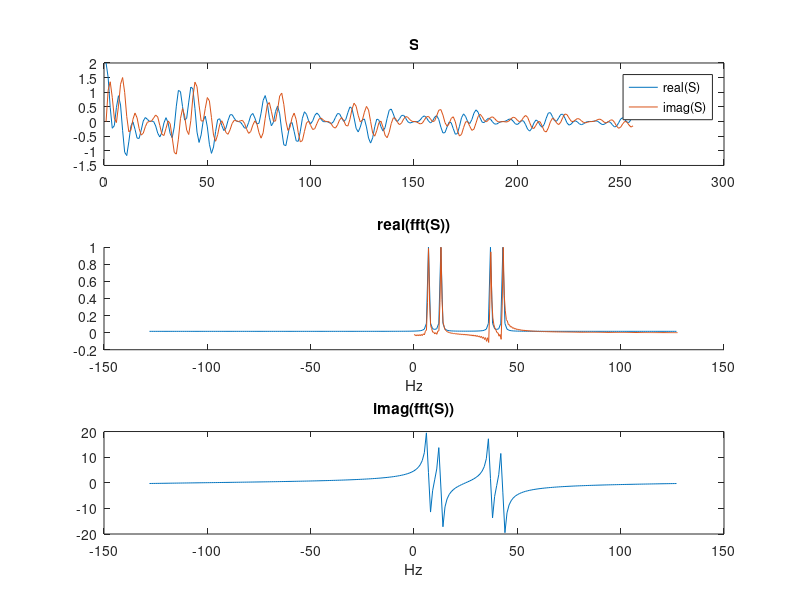

MATLAB code to generate this figure:
% -*- matlab -*-
%
% Example of how to calculate quantum state propagation
% using Matlab.  Following the book "Understanding NMR
% Spectroscopy, second edition" by James Keeler
%
% Pulse-acq experiment (section 7.4.1, p. 151)
%
% 2016, Michael Tesch - michael.tesch@tum.de
%

clear

%%%%%%%%%%%%%%%%%%%%%%%%%%%%%%%%%%%%%%%%%%%%%%%%
% setup single spin operators
%
% section 6.5.3 p. 111
Ix = 0.5*[0 1;
          1 0];
Iy = 0.5*[0 -1i;
          1i 0];
Iz = 0.5*[1 0;
          0 -1];
Ie  = eye(2);

% setup two spin operators
%
% section 7.4, p. 150

% z-magnetization
I1z = kron(Iz, Ie);
I2z = kron(Ie, Iz);

% in-phase
I1x = kron(Ix, Ie);
I1y = kron(Iy, Ie);
I2x = kron(Ie, Ix);
I2y = kron(Ie, Iy);

% anti-phase
I1xI2z = 2*kron(Ix, Iz);
I1yI2z = 2*kron(Iy, Iz);
I1zI2x = 2*kron(Iz, Ix);
I1zI2y = 2*kron(Iz, Iy);

% multiple-quantum coherence
I1xI2x = 2*kron(Ix, Ix);
I1xI2y = 2*kron(Ix, Iy);
I1yI2x = 2*kron(Iy, Ix);
I1yI2y = 2*kron(Iy, Iy);

% non-equilibrium population
I1zI2z = 2*kron(Iz, Iz);

% time propagation functions
%
% section 6.8.4, p. 129
arrow  = @(rho,H,t) expm(-1i * H * t) * rho * expm(1i * H * t);
arrowU = @(rho, U)  (U * rho * U');
makeU  = @(H,t)     expm(-1i * H * t);

% sample function - quadrature detection in Bruker is  < I- >
%
% section 13.6, p. 491
%
% take the real part to eliminate the tiny fp errors that end up in the imaginary part
%
%sample = @(rho)     (real(trace(rho*I1x)+trace(rho*I2x)) - i*real(trace(rho*I1y)+trace(rho*I2y)));
sample = @(rho)     (real(trace(rho*(I1x+I2x))) + i*real(trace(rho*(I1y+I2y))));

%%%%%%%%%%%%%%%%%%%%%%%%%%%%%%%%%%%%%%%%%%%%%%%%
% setup experiment
%

% fully relaxed system state is I1z + I2z
rho0 = I1z + I2z;

% chemical shift of spins, omega=offset in rad/s
omega1 = 2*pi * 40;
omega2 = 2*pi * 10;

% exponential decay rate
R = 2; % Hz
       %R = 0.5;

% J-coupling between 1 and 2
J12 = 3; % in Hz, per convention

% Hamiltonians for the coupled 2-spin experiment
Hcs1 = omega1 * I1z;
Hcs2 = omega2 * I2z;

% free evolution
Hfree = Hcs1 + Hcs2 + 2*pi*J12*I1zI2z;

% do a "readout" - sample the magnetization
%
% section 13.5.2, p. 490
np = 256;  % number of time points to record
dt = 1/np; % time between samples, total sample time = 1 s

% time propagators

% free evolution propagator
Udt = expm(-1i * Hfree * dt);

% ideal 90 degree pulse with y phase - "around y"
U90y = expm(-1i * pi/2 * (I1y+I2y) );

% pulse 90
rho = arrowU(rho0, U90y);

% readout
for ti=1:np
  % time elapsed since excitement - to roughly estimate relaxation
  tcur = (ti-1) * dt;
  % take measurement
  S(ti,1) = sample(rho) * exp(-tcur * R);
  % freely evolve to next sample time - apply Hfree for dt
  rho = arrowU(rho, Udt);
end

% processing

%Zfill = S;
%Zfill(:) = 0;
%S = [S ; Zfill];
spec = fft(S);
spec = fftshift(spec);
xticks = -size(spec,1)/2:size(spec,1)/2-1;
%xticks = xticks / 2;

%
% plot the spectrum
%
% p. 156, Fig 7.9

figure(4)
clf

subplot(3,1,1)
plot([real(S) imag(S)])
title('S')
legend('real(S)', 'imag(S)')

subplot(3,1,2)
hold on
plot(xticks, real(spec)./max(real(spec)))
spec2 = dct(real([S(2:end) ]));
np = length(spec2);
plot(linspace(0,np/2,np), spec2./max(abs(spec2)))
title('real(fft(S))')
xlabel('Hz')

subplot(3,1,3)
plot(xticks, imag(spec))
title('imag(fft(S))')
xlabel('Hz')
